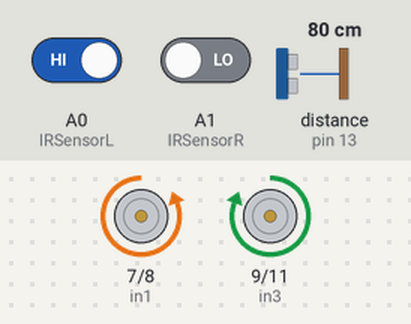
The sketch below on a simulated Arduino Uno, built with avr-gcc and run on an emulated ATmega328P. Parts: motor-driver pin pairs drawn as motors (green arrow = first pin HIGH = forward, orange = second pin HIGH = backward, longer = more drive, scaled by the enable pin). Wiring (inferred from the names in the program): ultrasonic range finder: trigger pin 12; echo pin 13. Inputs (shaded band) come from the test bench; at power-on: distance to the obstacle (sensor on pin 13) 80 cm, A0 (IRSensorL) HIGH, A1 (IRSensorR) LOW. The echo pulse lasts 58.3 µs per cm.

Above: at 1.2 s.
1.3 s: distance to the obstacle (sensor on pin 13) set to 161 cm
2.8 s: distance to the obstacle (sensor on pin 13) set to 168 cm
At 3.6 s:
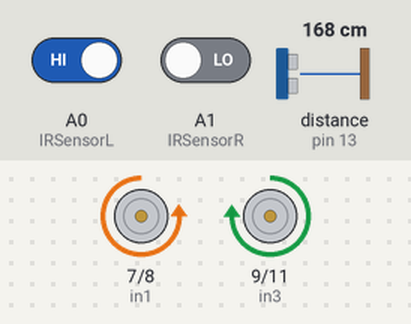
4.3 s: A0 (IRSensorL) driven LOW
At 5.3 s:
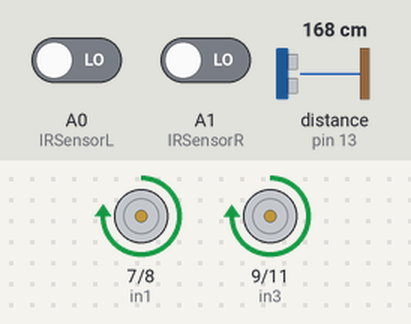
5.8 s: A1 (IRSensorR) driven HIGH
At 7.0 s:
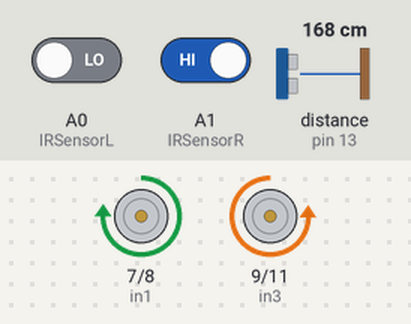
7.3 s: A0 (IRSensorL) driven HIGH
At 8.7 s:
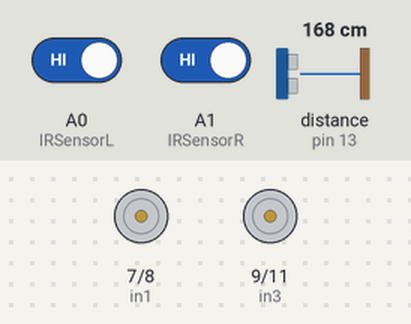
Timing chart, 0 to 10.3 s (numbered marks = the images above; inputs shaded):
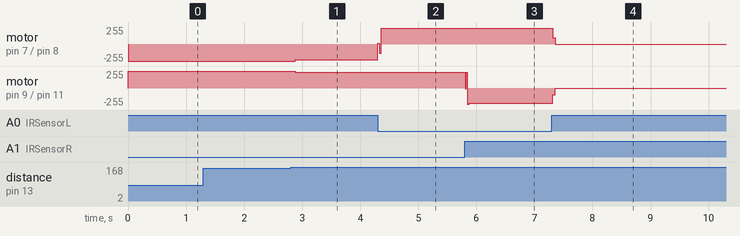

Measured:
- after the input at 1.3 s, every drawn part: stays the same
- after the input at 2.8 s, motor on pin 7 (in1) / pin 8 (in2): backward 255/255 → backward 234/255 after 0.08 s; motor on pin 9 (in3) / pin 11 (in4): forward 255/255 → forward 233/255 after 0.08 s
- after the input at 4.3 s, motor on pin 7 (in1) / pin 8 (in2): backward 234/255 → forward 234/255 at once
- after the input at 5.8 s, motor on pin 9 (in3) / pin 11 (in4): forward 233/255 → backward 232/255 at once
- after the input at 7.3 s, motor on pin 7 (in1) / pin 8 (in2): forward 234/255 → stopped at once; motor on pin 9 (in3) / pin 11 (in4): backward 232/255 → stopped at once

The sketch:

main.ino
```cpp
#include "Keypad.h"

long duration1;
int distance1;

const int trigPin = 12;
const int echoPin = 13;

// IR Sensors
int IRSensorL = A0; //IR left
int IRSensorR = A1; //IR right

// Motor A connections
int enA = 6;
int in1 = 7;
int in2 = 8;
// Motor B connections
int enB = 10;
int in3 = 9;
int in4 = 11;


const byte ROWS = 4; //four rows
const byte COLS = 4; //four columns

char keys[ROWS][COLS] = {
  {'1','2','3','A'},
  {'4','5','6','B'},
  {'7','8','9','C'},
  {'*','0','#','D'} // gumagana pa lang 6,9,#
};

byte rowPins[ROWS] = {5, 4, 3, 2}; //connect to the row pinouts of the keypad
byte colPins[COLS] = {A2, A3, A4, A5}; //connect to the column pinouts of the keypad


//Create an object of keypad
Keypad keypad = Keypad( makeKeymap(keys), rowPins, colPins, ROWS, COLS );


int mode = 9;


void setup(){
  Serial.begin(9600);

  //IR sensors
  pinMode(IRSensorL, INPUT);
  pinMode(IRSensorR, INPUT);

  //Ultrasonic
  pinMode(trigPin, OUTPUT); // Sets the trigPin as an Output
  pinMode(echoPin, INPUT); // Sets the echoPin as an Input

  // Set all the motor control pins to outputs
	pinMode(enA, OUTPUT);
	pinMode(enB, OUTPUT);
	pinMode(in1, OUTPUT);
	pinMode(in2, OUTPUT);
	pinMode(in3, OUTPUT);
	pinMode(in4, OUTPUT);

	// Turn off motors - Initial state
	digitalWrite(in1, LOW);
	digitalWrite(in2, LOW);
	digitalWrite(in3, LOW);
	digitalWrite(in4, LOW);

}

void moveForward() {
  analogWrite(enA, 255);
  analogWrite(enB, 255);
  digitalWrite(in1, HIGH);
  digitalWrite(in2, LOW);
  digitalWrite(in3, HIGH);
  digitalWrite(in4, LOW);
}

void turnLeft() {
  analogWrite(enA, 255);
  analogWrite(enB, 255);
  digitalWrite(in1, LOW);
  digitalWrite(in2, HIGH);
  digitalWrite(in3, HIGH);
  digitalWrite(in4, LOW);
}

void turnRight() {
  analogWrite(enA, 255);
  analogWrite(enB, 255);
  digitalWrite(in1, HIGH);
  digitalWrite(in2, LOW);
  digitalWrite(in3, LOW);
  digitalWrite(in4, HIGH);
}

void stopMotors() {
  analogWrite(enA, 0);
  analogWrite(enB, 0);
  digitalWrite(in1, LOW);
  digitalWrite(in2, LOW);
  digitalWrite(in3, LOW);
  digitalWrite(in4, LOW);
}

void loop(){

  int leftSensorValue = digitalRead(IRSensorL);
  int rightSensorValue = digitalRead(IRSensorR);

  // Check sensor values
  if (leftSensorValue == LOW && rightSensorValue == LOW) {
    // Both sensors are on the line
    // Move forward
    moveForward();
  } else if (leftSensorValue == LOW && rightSensorValue == HIGH) {
    // Left sensor is on the line
    // Turn right
    turnRight();
  } else if (leftSensorValue == HIGH && rightSensorValue == LOW) {
    // Right sensor is on the line
    // Turn left
    turnLeft();
  } else {
    // Both sensors are off the line
    // Stop

    if(mode == 9){
      stopMotors();
    }

    if(mode == 1) { // goto table 1
      stopMotors();
      turnRight();
      moveForward();
      mode = 9;
    }

    if(mode == 2) { // goto table 2
      stopMotors();
      moveForward();
      mode = 3;
    }

    if(mode == 3){
      stopMotors();
      mode = 9;
    }

    if(mode == 4) {
      stopMotors();
      moveForward();
      mode = 9;
    }

  }

  // Clears the trigPin
  digitalWrite(trigPin, LOW);
  delayMicroseconds(2);
  // Sets the trigPin on HIGH state for 10 micro seconds
  digitalWrite(trigPin, HIGH);
  delayMicroseconds(10);
  digitalWrite(trigPin, LOW);
  // Reads the echoPin, returns the sound wave travel time in microseconds
  // duration1 = pulseIn(echoPin, HIGH, 1000000);
  duration1 = pulseIn(echoPin, HIGH, 10000);
  // Calculating the distance
  distance1 = duration1 * 0.034 / 2;
  // Serial.print("Distance: ");
  // Serial.println(distance1);

  if(distance1 < 1 ){  //object detected
    stopMotors();
  }


  char key = keypad.getKey();// Read the key

  // Print if key pressed
  if (key){
    Serial.print("Key Pressed : ");
    Serial.println(key);
  }


  if(key == "6") {
    stopMotors();
    moveForward();
    mode = 1;
  }


  if(key == "9") {
    stopMotors();
    moveForward();
    mode = 2;
  }


  if(key == "#") {
    stopMotors();
    turnRight();
    delay(500);
    turnRight();
    moveForward();
    mode = 4;
  }


}
```

Key.cpp
```cpp
// (licence header left out)
#include "Key.h"


// default constructor
Key::Key() {
	kchar = NO_KEY;
	kstate = IDLE;
	stateChanged = false;
}

// constructor
Key::Key(char userKeyChar) {
	kchar = userKeyChar;
	kcode = -1;
	kstate = IDLE;
	stateChanged = false;
}


void Key::key_update (char userKeyChar, KeyState userState, boolean userStatus) {
	kchar = userKeyChar;
	kstate = userState;
	stateChanged = userStatus;
}


/*
|| @changelog
|| | 1.0 2012-06-04 - Mark Stanley : Initial Release
|| #
*/
```

Key.h
```cpp
// (licence header left out)
#ifndef Keypadlib_KEY_H_
#define Keypadlib_KEY_H_

#include <Arduino.h>

#define OPEN LOW
#define CLOSED HIGH

typedef unsigned int uint;
typedef enum{ IDLE, PRESSED, HOLD, RELEASED } KeyState;

const char NO_KEY = '\0';

class Key {
public:
	// members
	char kchar;
	int kcode;
	KeyState kstate;
	boolean stateChanged;

	// methods
	Key();
	Key(char userKeyChar);
	void key_update(char userKeyChar, KeyState userState, boolean userStatus);

private:

};

#endif

/*
|| @changelog
|| | 1.0 2012-06-04 - Mark Stanley : Initial Release
|| #
*/
```
